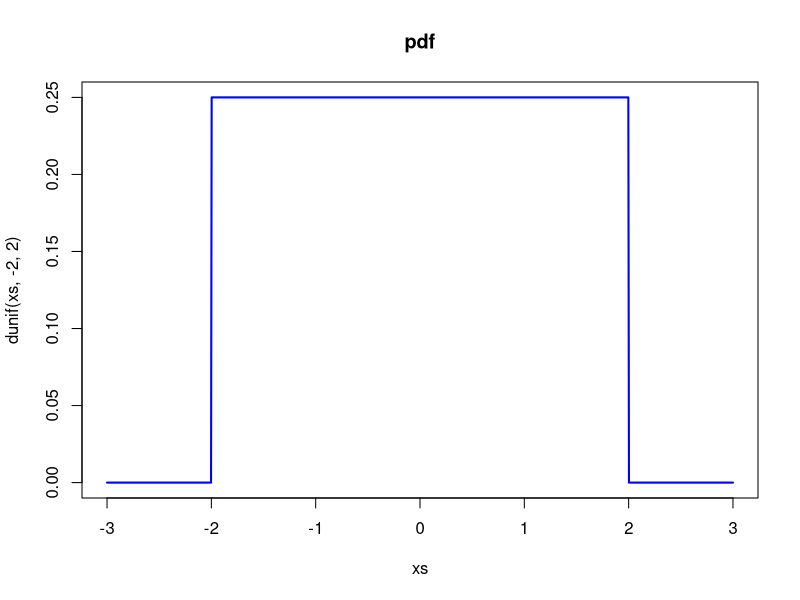
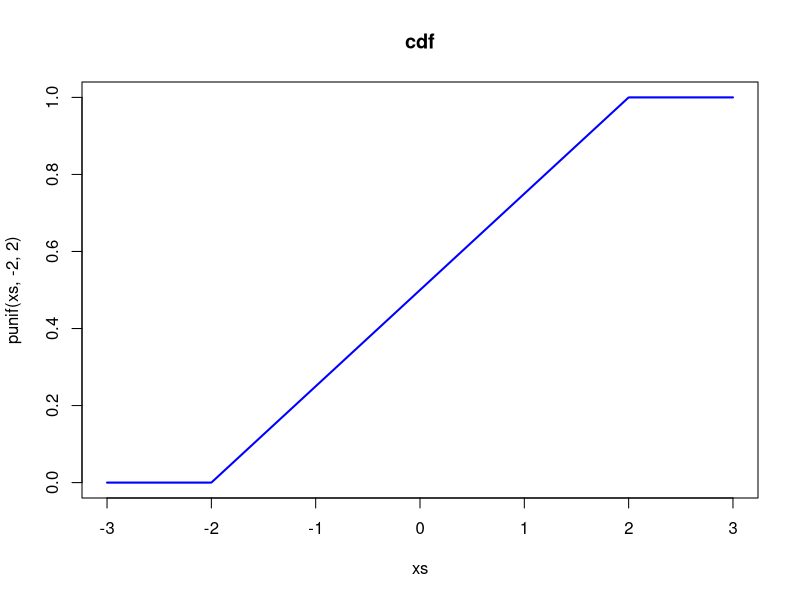
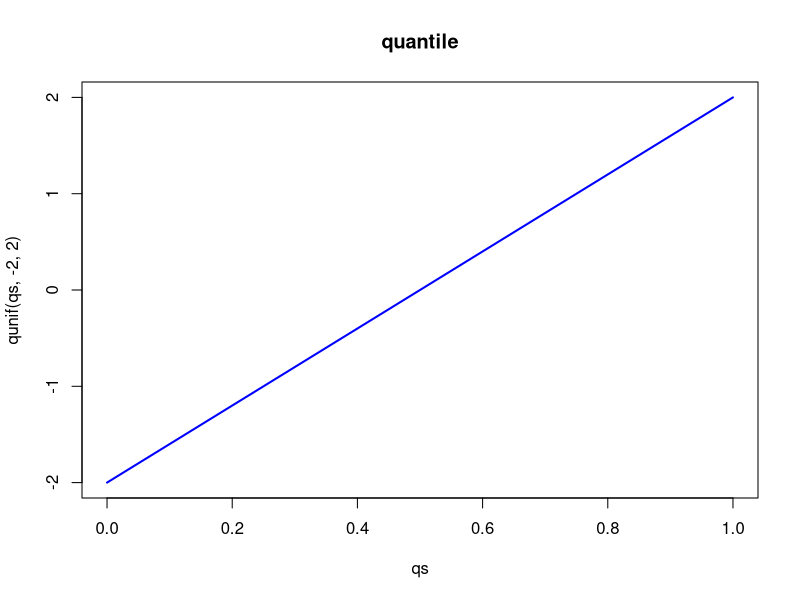
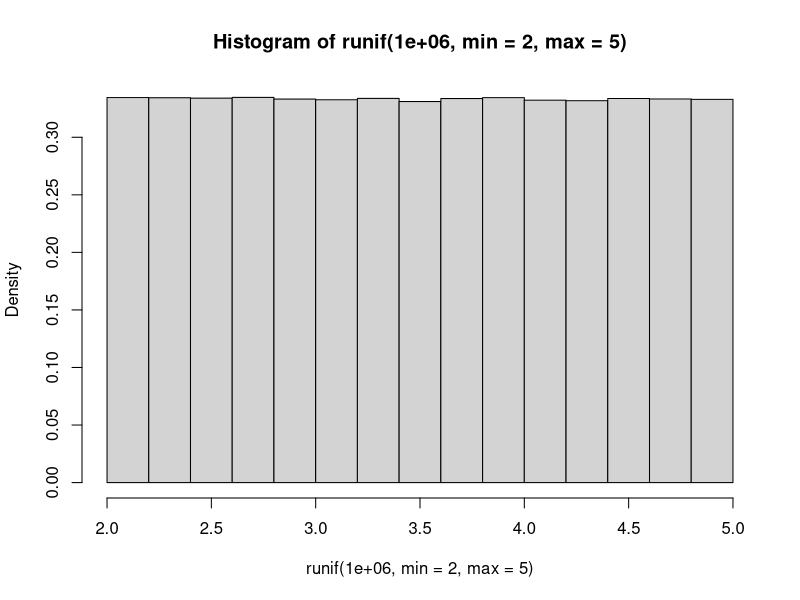
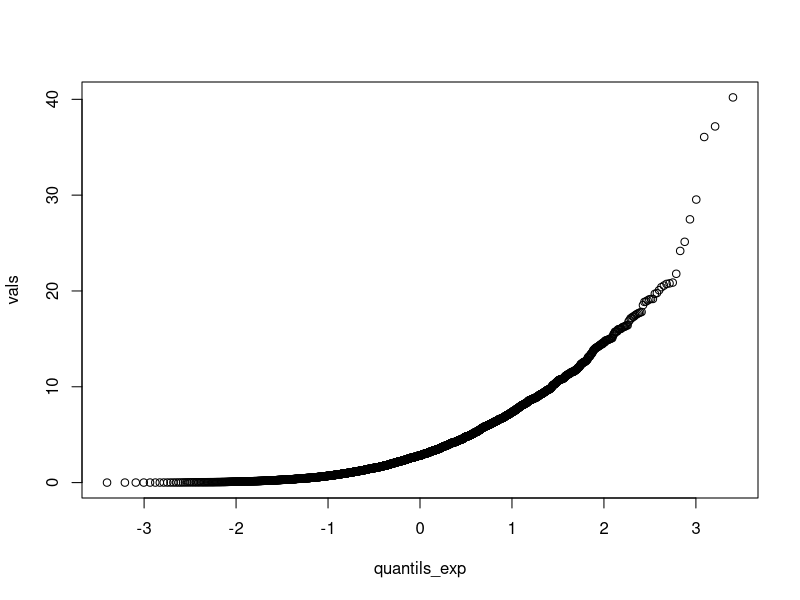
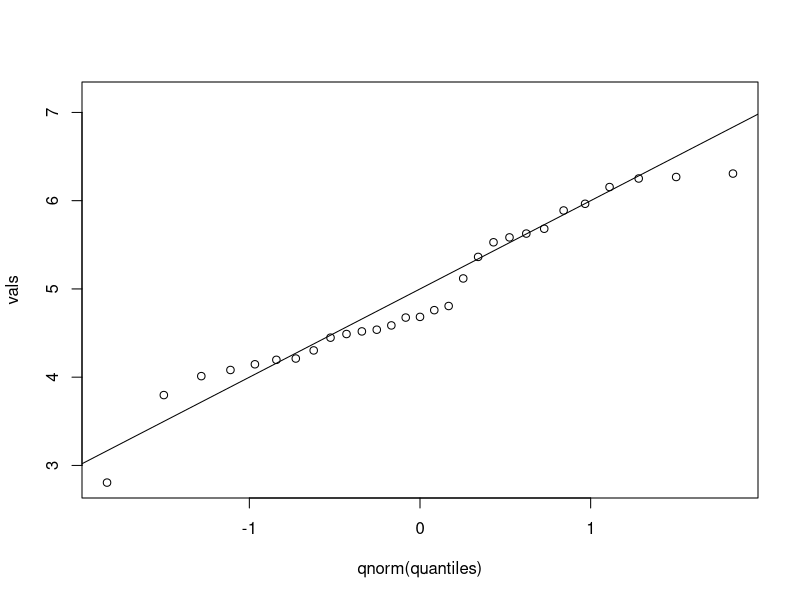
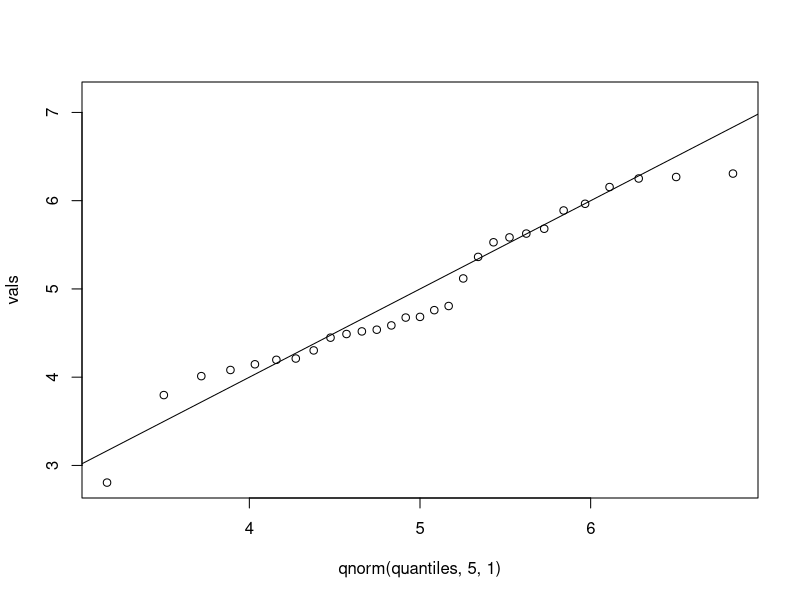
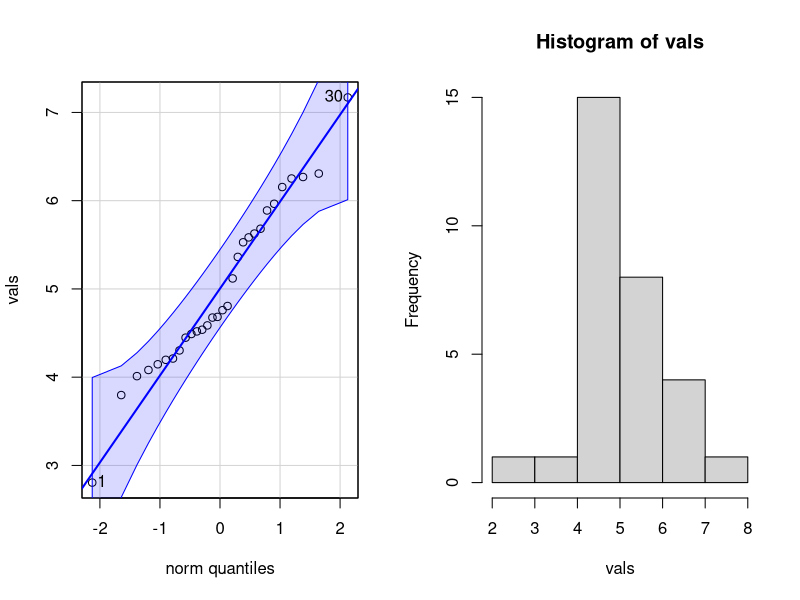

R code for these plots, in order:
### Quantile
##
xs = seq(-3, 3, length.out = 1000)
plot(xs,dunif(xs,-2,2), type = "l", col = "blue", lwd = 2, main = 'pdf')
plot(xs,punif(xs,-2,2), type = "l", col = "blue", lwd = 2, main = 'cdf')
punif(-2,-2,2)
punif(2,-2,2)
punif(0,-2,2)

qs = seq(0,1, length.out = 1000)
plot(qs,qunif(qs,-2,2), type = "l", col = "blue", lwd = 2, main = 'quantile')

dunif(0.5, min=2, max=5)
punif(4, min=2, max=5)
runif(10, min=2, max=5)
hist(runif(1e6, min=2, max=5), freq = FALSE)
qunif(0.5, min=2, max=5)
qunif(0.00000001, min=2, max=5)



#### IQ -----
pnorm(85, mean = 100, sd = 15)
1 - pnorm(130, mean = 100, sd = 15)
pnorm(130, mean = 100, sd = 15) - pnorm(70, mean = 100, sd = 15)
qnorm(0.9, mean = 100, sd = 15)

#Siehe Summe_von_ZV.R

N = 3000
x = rexp(N, rate=0.25)
vals = sort(x)

qs = (1:N)/(N+1)
quantils_exp = qexp(qs, rate=1.0)
quantils_exp = qnorm(qs, mean=0, sd=1)

plot(quantils_exp, vals)


### QQPlot 
N= 30
vals = sort(rnorm(N, 5, 1))
round(vals, 2)
quantiles = (1:N)/N
quantiles

data.frame(round(vals,2), quantiles)

plot(qnorm(quantiles), vals)
abline(a=5,b=1)

#With true quantiles the form does not change
plot(qnorm(quantiles,5,1), vals)
abline(a=0,b=1)


#### QQPlots vs Histograms
library(car)
par(mfrow=c(1,2))
qqPlot(vals)
hist(vals)


Theta = 42
N = 3
R = 10000

M = rep(NA, R)
for (i in 1:R){
  x = rnorm(N, Theta, 1) #Ziehen der Stichprobe
  T = mean(x) #Berechung des Schätzer
  M[i] = (T - Theta)^2 #Quadratische Abweichung vom wahren Werte
}
mean(M)





